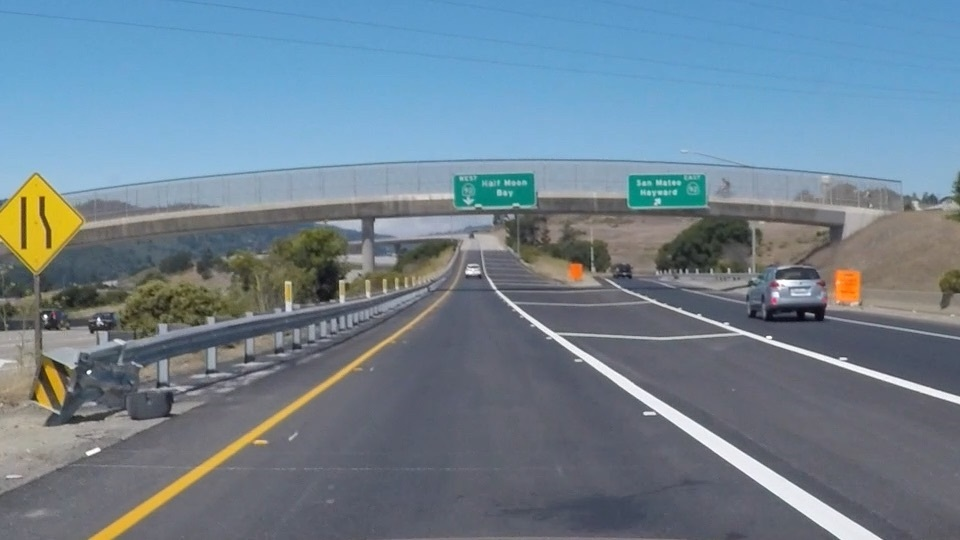
#> input picture Semester I/2. Finding Lane Lines on the Road/exit-ramp.jpg, 960 x 540 px
$ python 11_canny_edge_detection.py
#> lines starting #> are read from the running program, lines starting #| are printed output that depends on the picture; after the words box and inside, x2 and y2 are one past the last pixel; in counts of white or black regions, pixels touching at a corner belong together
#!/usr/bin/env python
# -*- coding: utf-8 -*-
# @Date    : 2018-03-23
# @Author  : Joe

# Canny Edge Detection
# 现在我们对Canny Edge Detection算法有了一个初步的概念了，
# 是时候来采用这个算法在图像中监测其中的车道线了。

# 首先，我们需要读取一副图像
from matplotlib import pyplot as plt
from matplotlib import image as mpimg
import numpy as np
image = mpimg.imread('exit-ramp.jpg')
#> image is the input picture: shape (540, 960, 3); mean R, G, B 111.3, 130.2, 144.4
plt.subplot(131)
plt.imshow(image)
plt.title('origin')

# 现在我们有一张道路的图像，很容易用肉眼可以看出其中的车道线
# 在哪里，那么如果用计算机视觉呢？

# 我们继续将它转换为灰度图
import cv2 # bringing in opencv libraries
gray = cv2.cvtColor(image, cv2.COLOR_RGB2GRAY)
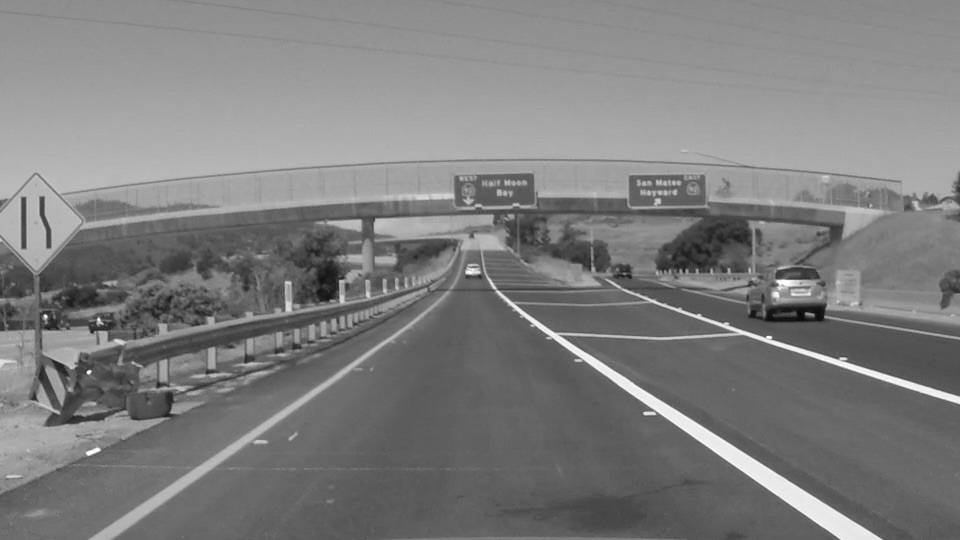
#> gray: shape (540, 960); min 6, max 255, mean 126.2
plt.subplot(132)
plt.imshow(gray, 'gray')
plt.title('gray')
#plt.show()

# 让我们在这幅图像中试试Canny Edge Detector。这就是opencv起作用
# 的地方。首先我们来看看OpenCV中函数Canny的参数：
	# edges = cv2.Canny(gray, low_threshold, high_threshold)
# 在这种情况下，在图像gray上面进行canny算法，并且返回输出的图像是
# 另外一个叫edges的图像。low_threshold和high_threshold是用来检测
# 边界的阈值。

# 这个算法会首先监测高于high_threshold强的边界（强的梯度变化），然
# 后排除掉那些低于low_threshold的像素。下一步，在high_threshold和
# low_threshold阈值之间的像素值会依据它们是否和高边界像素连在一起而
# 决定是否保留。输出的图像edges是二值化图像,  其中白色的像素代表了监测
# 到的边界信息，其他的非边界都是黑色的。详细信息查阅Opencv Canny文档。

# 那么这些参数的合理的取值范围是多少呢？在我们的情况中，当转为灰度图
# 以后，灰度图是一副8位的图像。所以每个像素可以使 2^8 = 256 个值，也就
# 是取值范围是0到255

# 这个范围意味着导数将会是十或者百的比例内。对于low_threshold和high_
# threshold的比例，Jhon Canny本人推荐它们的比例是1:2或者1:3 。

# 我们也会在应用canny算法之间对图像使用gaussian模糊处理，这个的好处是
# 可以降低噪声以及可以平滑图像中的梯度过度。cv2.Canny()函数实际上在内
# 部实现了高斯模糊，但是我们在这里也要做处理是因为可以应用更深层次的平
# 滑处理而得到不同的结果。

# 可以为高斯平滑处理选择任意奇数的kernel_size。一个大的kernel_size会
# 对一个较大范围内做处理。
kernel_size = 3
blur_gray = cv2.GaussianBlur(gray, (kernel_size, kernel_size), 0)

# [13 lines of commented-out code are left out]
low_threshold = 50
high_threshold = 200
edges = cv2.Canny(blur_gray, low_threshold, high_threshold)
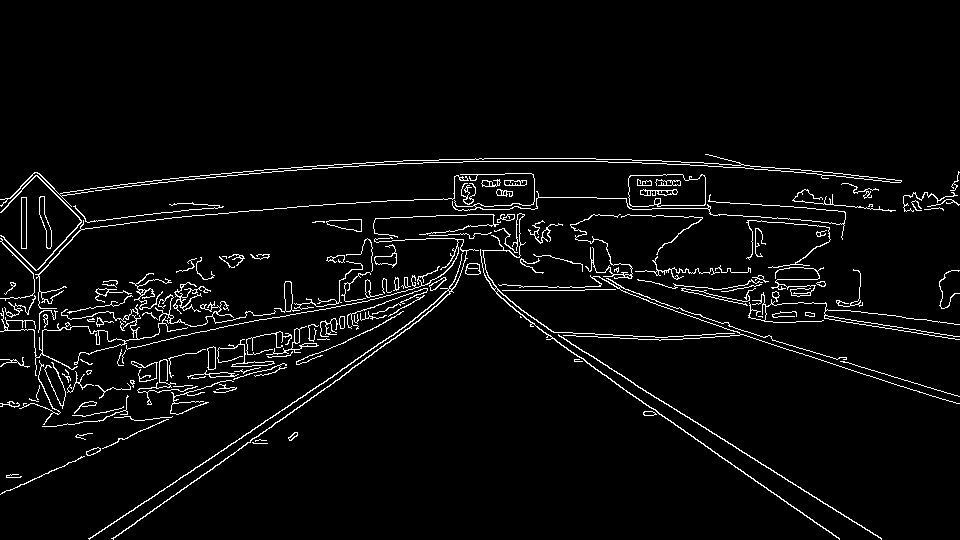
#> edges: shape (540, 960); 4% white in thin lines or dots, all inside (x1, y1, x2, y2) = (0, 154, 960, 540)

# display
plt.subplot(133)
plt.imshow(edges, cmap='gray')
plt.title('edges')
plt.show()
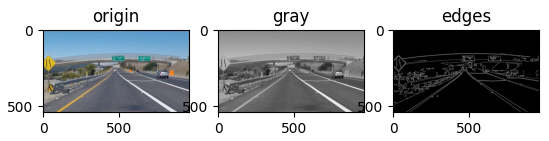
#> figure drawn by matplotlib, 3 panels
